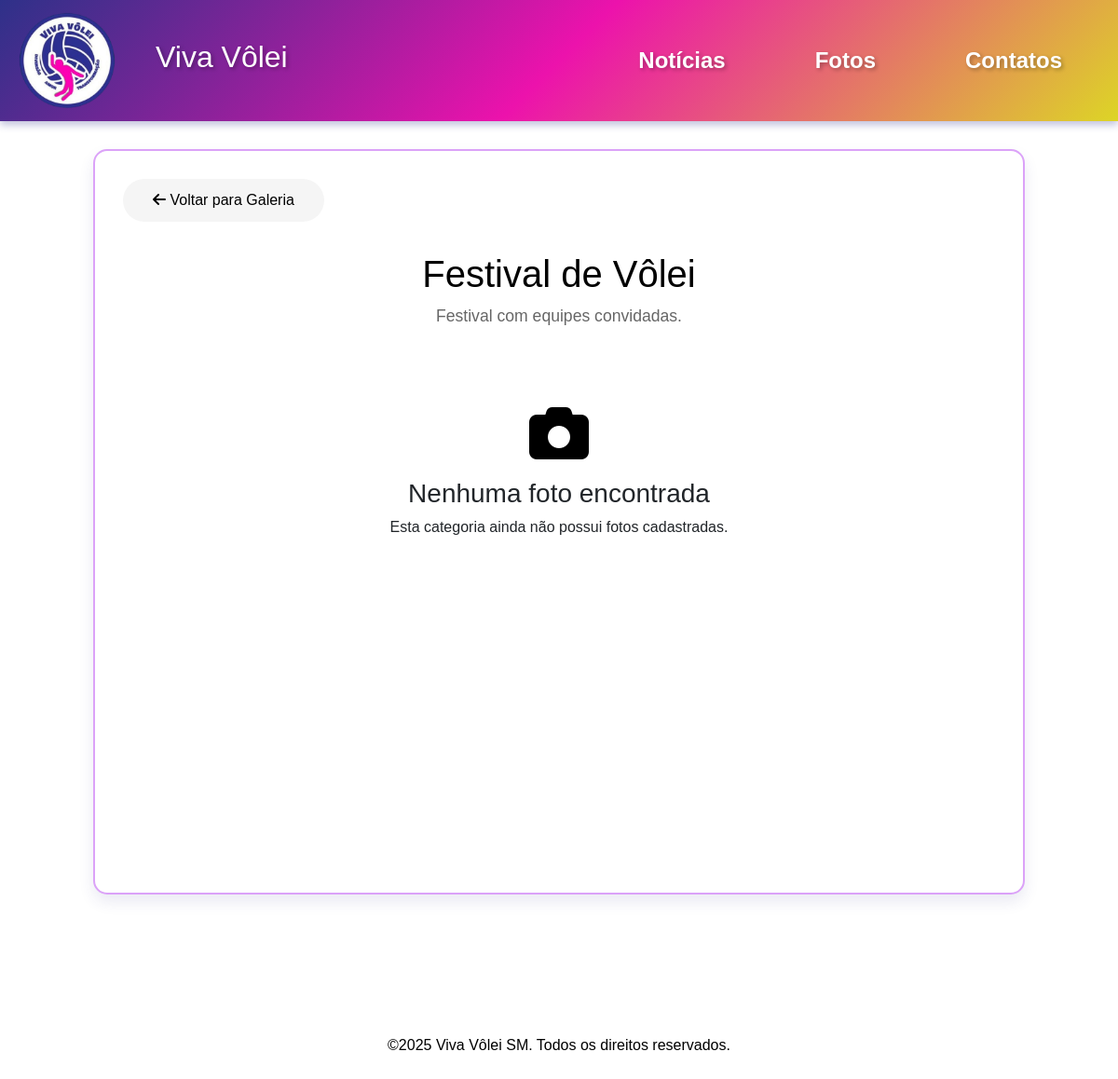
The app's page /galeria-categoria.php?id=4 with its own data.
### tables this page shows
CREATE TABLE `categorias_fotos` (
  `id` int NOT NULL AUTO_INCREMENT,
  `nome` varchar(100) NOT NULL,
  `slug` varchar(100) NOT NULL,
  `descricao` text,
  `imagem_capa` varchar(255) DEFAULT NULL,
  `created_at` timestamp NOT NULL DEFAULT CURRENT_TIMESTAMP,
  `updated_at` timestamp NOT NULL DEFAULT CURRENT_TIMESTAMP ON UPDATE CURRENT_TIMESTAMP,
  PRIMARY KEY (`id`),
  UNIQUE KEY `slug` (`slug`)
);

### src/ConexaoMysql.php (called while the page is built, shortened)
<?php
class ConexaoMysql {
    protected $mysqli;
    protected $server = '127.0.0.1';
    protected $user = 'root';
    protected $pass = '';
    protected $dataBase = 'viva';
    public function Conectar(){
        $this->mysqli = new mysqli($this->server, $this->user, $this->pass, $this->dataBase);
        $this->mysqli->set_charset('utf8');
    }
    public function Consultar($sql){
        try {
            if ($result = $this->mysqli->query($sql)){
                return $result;
            } else {
                $this->total = 0;
                return null;
            }
        } catch (Exception $exc) {
            $this->Desconectar();
        }
    }
 public function Desconectar(){
    if ($this->mysqli instanceof mysqli && !is_null($this->mysqli)) {
        $this->mysqli = null;
    }
}
}

### galeria-categoria.php (the view, shortened to what this page needs)
<?php
$categoria_id = intval($_GET['id']);
require_once 'src/ConexaoMysql.php';
$con = new ConexaoMysql();
$con->Conectar();
$sqlCategoria = "SELECT * FROM categorias_fotos WHERE id = '$categoria_id'";
$resultadoCategoria = $con->Consultar($sqlCategoria);
$categoria = $resultadoCategoria->fetch_assoc();
$sql = "SELECT * FROM fotos WHERE categoria_id = '$categoria_id' ORDER BY created_at DESC";
$resultado = $con->Consultar($sql);
?>
<!DOCTYPE html>
<html lang="pt-br">
<head>
    <link href="https://cdn.jsdelivr.net/npm/bootstrap@5.3.0/dist/css/bootstrap.min.css" rel="stylesheet">
    <link rel="stylesheet" href="https://cdnjs.cloudflare.com/ajax/libs/font-awesome/6.0.0-beta3/css/all.min.css">
    <link rel="stylesheet" href="css/fotos.css">
</head>
<body>
    <nav class="navbar navbar-expand-lg navbar-light">
        <div class="container-fluid">
            <img src="src/img/369951376_309555475108077_7449468456577851380_n-removebg-preview.png" alt="Logo" class="img-fluid logo" id="logo">
             <a class="navbar-brand d-flex align-items-center" href="viva.php">
                <h2>Viva Vôlei</h2>
            </a>
            <div class="collapse navbar-collapse justify-content-end" id="navbarNav">
                <ul class="navbar-nav">
                    <li class="nav-item"><a class="nav-link" href="noticias.php">Notícias</a></li>
                    <li class="nav-item"><a class="nav-link" href="fotos.php">Fotos</a></li>
                    <li class="nav-item"><a class="nav-link" href="contatos.php">Contatos</a></li>
                </ul>
            </div>
        </div>
    </nav>
    <div class="container-principal">
        <div class="conteudo-centralizado">
            <a href="fotos.php" class="btn-voltar">
                <i class="fas fa-arrow-left"></i> Voltar para Galeria
            </a>
            <div class="categoria-header">
                <h2><?php echo htmlspecialchars($categoria['nome']); ?></h2>
                <p><?php echo htmlspecialchars($categoria['descricao']); ?></p>
            </div>
            <?php if ($resultado && $resultado->num_rows > 0): ?>
                <div class="galeria-fotos">
                    <?php while ($foto = $resultado->fetch_assoc()): ?>
                        <div class="foto-item" style="position: relative;">
                            <?php if (isset($_SESSION['cpf'])): ?>
                                <div class="foto-admin" style="position: absolute; top: 10px; right: 10px; opacity: 0; transition: opacity 0.3s; z-index: 10;">
                                    <a href="foto-delete.php?id=<?php echo $foto['id']; ?>&categoria_id=<?php echo $categoria_id; ?>"
                                       class="btn btn-sm btn-danger"
                                       onclick="return confirm('Tem certeza que deseja excluir esta foto?');"
                                       title="Excluir foto">
                                        <i class="fas fa-trash"></i>
                                    </a>
                                </div>
                            <?php endif; ?>
                            <div onclick="mostrarFoto('<?php echo htmlspecialchars($foto['caminho']); ?>', '<?php echo htmlspecialchars($foto['titulo']); ?>', '<?php echo htmlspecialchars($foto['descricao']); ?>')"
                                 data-bs-toggle="modal" data-bs-target="#modalFoto" style="cursor: pointer;">
                                <?php if (file_exists($foto['caminho'])): ?>
                                    <img src="<?php echo htmlspecialchars($foto['caminho']); ?>"
                                         alt="<?php echo htmlspecialchars($foto['titulo']); ?>">
                                <?php else: ?>
                                    <img src="src/img/default.jpg" alt="Imagem não encontrada">
                                <?php endif; ?>
                            </div>
                        </div>
                    <?php endwhile; ?>
                </div>
            <?php else: ?>
                <div class="sem-fotos">
                    <i class="fas fa-camera"></i>
                    <h3>Nenhuma foto encontrada</h3>
                    <p>Esta categoria ainda não possui fotos cadastradas.</p>
                </div>
            <?php endif; ?>
        </div>
    </div>
    <footer class="footer">
        <div class="container">
                <p>&copy;2025 Viva Vôlei SM. Todos os direitos reservados.</p>
        </div>
    </footer>
</body>
</html>

### css/fotos.css (style rules this page uses)
* { margin: 0; padding: 0; box-sizing: border-box; font-family:'Lucida Sans', 'Lucida Sans Regular', 'Lucida Grande', 'Lucida Sans Unicode', Geneva, Verdana, sans-serif; }
body { background: white }
.logo { max-height: 110px; margin-top: -15px; margin-bottom: -15px; margin-left: 5px; }
.navbar { box-shadow: 0 4px 8px rgba(46, 49, 137, 0.3); height: 130px; background: linear-gradient(135deg, #2e3189 0%, #ec12ac 50%, #ddd526 100%); color: white; position: relative; }
.navbar::before { content: ''; position: absolute; top: 0; left: 0; right: 0; bottom: 0; background: linear-gradient(135deg, #2e3189 0%, rgba(236, 18, 172, 0.9) 50%, rgba(221, 213, 38, 0.9) 100%); z-index: 1; }
.navbar > * { position: relative; z-index: 2; }
.navbar a { position: relative; color: white; text-decoration: none; font-weight: 600; margin-left: 40px; margin-right: 40px; text-shadow: 2px 2px 4px rgba(0, 0, 0, 0.3); transition: all 0.3s ease; }
.navbar a::before { content: ''; position: absolute; top: 100%; left: 0; width: 0; height: 3px; background: linear-gradient(90deg, #f9fb00, #ec12ac); transition: width 0.3s ease; border-radius: 2px; }
.navbar-nav { text-align: center; }
.navbar-nav .nav-link { padding: 10px 20px; font-size: 24px; }
.container-principal { display: flex; justify-content: center; min-height: 100vh; width: 100%; margin-top: 30px; }
.conteudo-centralizado { background: white; width: 100%; max-width: 1000px; padding: 30px; border-radius: 15px; box-shadow: 0 8px 16px rgba(46, 49, 137, 0.1); border: 2px solid rgba(163, 18, 236, 0.392); }
.footer { color: whitesmoke; padding: 20px 0; text-align: center; margin-top: 130px; }
.container { color: black; }

### galeria-categoria.php (style rules this page uses)
.btn-voltar { background: whitesmoke; color: black; padding: 0.7rem 2rem; border: none; border-radius: 25px; text-decoration: none; display: inline-block; margin-bottom: 2rem; transition: all 0.3s; }
.sem-fotos { text-align: center; padding: 3rem; background: white; border-radius: 15px; margin: 2rem 0; }
.sem-fotos i { font-size: 4rem; color: black; margin-bottom: 1rem; }
.categoria-header { text-align: center; margin-bottom: 2rem; }
.categoria-header h2 { color: black; font-size: 2.5rem; margin-bottom: 0.5rem; }
.categoria-header p { color: #666; font-size: 1.1rem; }

### records on screen
categorias_fotos: nome "Festival de Vôlei", descricao "Festival com equipes convidadas."
